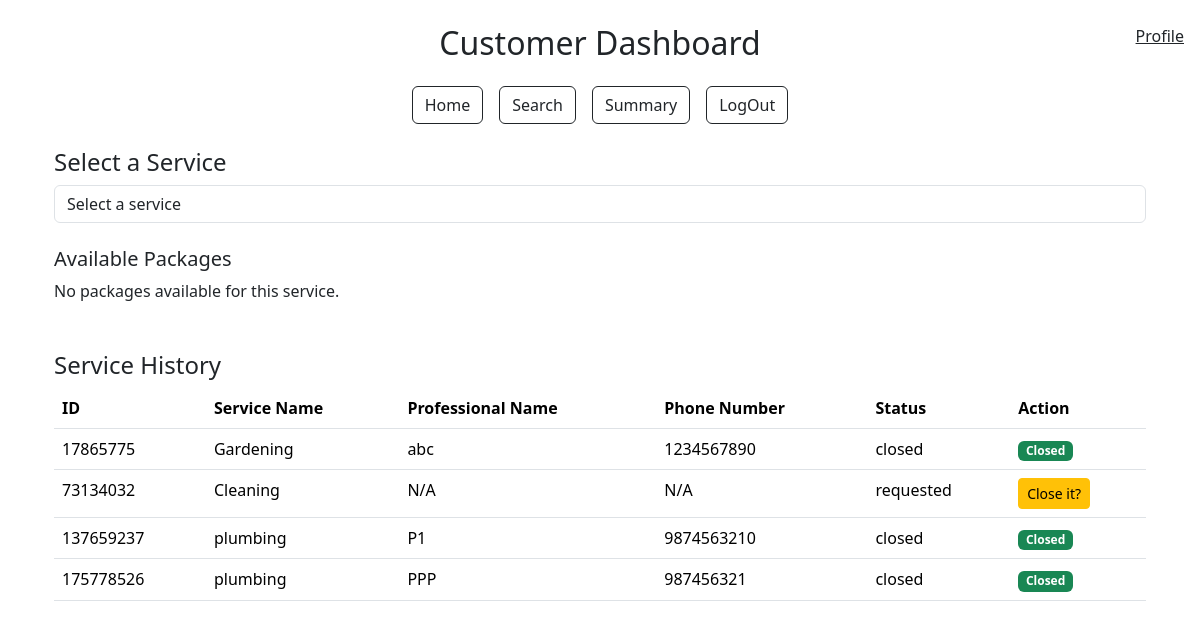
/customer_dashboard (signed in), run on the app's committed database.
### models.py (models this page shows)
class User(db.Model):
    __tablename__ = "user"
    id = db.Column(db.Integer, primary_key=True)
    username = db.Column(db.String(80), unique=True, nullable=False)
    passhash = db.Column(db.String(80), nullable=False)
    name = db.Column(db.String(80), nullable=False)
    role = db.Column(db.String(20), nullable=False)
    is_blocked = db.Column(db.Boolean, default=False, nullable=False)
    is_admin = db.Column(db.Boolean, default=False, nullable=False)
    professional = db.relationship('Professional', backref='user', lazy=True)
    customer = db.relationship('Customer', backref='user', lazy=True)

class ServiceRequest(db.Model):
    __tablename__ = 'service_request'
    id = db.Column(db.Integer, primary_key=True)
    customer_id = db.Column(db.Integer, db.ForeignKey('customer.id'), nullable=False)  # Reference to Customer
    professional_id = db.Column(db.Integer, db.ForeignKey('professional.id'), nullable=True)  # Reference to Professional
    service_id = db.Column(db.Integer, db.ForeignKey('service.id'), nullable=False)
    date_of_request = db.Column(db.DateTime, default=datetime.utcnow, nullable=False)
    date_of_completion = db.Column(db.DateTime, nullable=True)
    status = db.Column(db.String(20), default='requested', nullable=False)
    rating = db.Column(db.Integer, nullable=True)
    remarks = db.Column(db.Text, nullable=True)
    rejected_by = db.Column(MutableList.as_mutable(JSON), default=[])
    customer = db.relationship('Customer', back_populates='service_requests')
    service = db.relationship('Service', back_populates='service_requests')
    professional = db.relationship('Professional', back_populates='service_requests')
    review = db.relationship('Review', back_populates='service_request', lazy=True)

class Service(db.Model):
    __tablename__ = 'service'
    id = db.Column(db.Integer, primary_key=True)
    service_name = db.Column(db.String(80), unique=False, nullable=False)
    description = db.Column(db.Text, nullable=False)
    price = db.Column(db.Float, nullable=False)
    time_required = db.Column(db.Integer, nullable=False)
    service_requests = db.relationship('ServiceRequest', back_populates='service', lazy=True)

class Professional(db.Model):
    __tablename__ = 'professional'
    id = db.Column(db.Integer, db.ForeignKey('user.id'), primary_key=True)
    date_created = db.Column(db.DateTime, default=datetime.utcnow, nullable=False)
    service_id = db.Column(db.Integer, db.ForeignKey('service.id'), nullable=True)
    contact = db.Column(db.String(10), nullable=False)
    experience = db.Column(db.Float, nullable=False)
    description = db.Column(db.Text, nullable=True)
    service_name = db.Column(db.Text(80),db.ForeignKey('service.service_name'), nullable=False)
    rating = db.Column(db.Float, nullable=True)
    address = db.Column(db.Text, nullable=False)
    pincode = db.Column(db.String(6), nullable=False)
    available = db.Column(db.Boolean, default=True, nullable=False)
    document = db.Column(db.String(200))
    verified = db.Column(db.Boolean, default=False, nullable=False)
    service_requests = db.relationship('ServiceRequest', back_populates='professional', lazy=True)

### app.py (the view)
@app.route('/customer_dashboard')
def customer_dashboard():
    user_id = session['user_id']
    if not user_id:
        flash('You must be logged in to view the dashboard.', 'danger')
        return redirect(url_for('login'))
    customer = Customer.query.get(user_id)
    services =  db.session.query(Service.service_name).distinct().all()
    user = User.query.get(user_id)
    service_requests = ServiceRequest.query.filter_by(customer_id=user_id).all()
    return render_template('customer_dashboard.html',service_requests=service_requests,user=user, customer=customer, services=services)

### templates/customer_dashboard.html (shortened to what this page needs)
{% extends "layout.html" %} {% block title %}Customer Dashboard{% endblock %} {%
block content %}
<div class="container mt-4">
  {% if customer.user.is_blocked %}
  <div class="alert alert-danger" role="alert">
    Your account is blocked. Please contact the admin.
  </div>
  {% else %}
  <span class="navbar-text position-fixed top-0 end-0 m-3">
    <a href="{{ url_for('profile')}}">Profile</a>
  </span>
  <div class="my-4">
    <h4>Select a Service</h4>
    <form method="POST" action="{{ url_for('select_service') }}">
      <div class="form-group">
        <select
          class="form-control"
          name="service_name"
          onchange="this.form.submit()"
          required
        >
          <option value="" disabled selected>Select a service</option>
        </select>
      </div>
    </form>
    <div id="packageDisplay" class="mt-4">
      <h5>Available Packages</h5>
      <div id="packageList">
        {% if packages %} {% for pkg in packages %}
        <div class="card mb-3">
          <div class="card-body">
            <h5 class="card-title">{{ pkg.service_name }}</h5>
            <p class="card-text">{{ pkg.description }}</p>
            <p><strong>Price:</strong> {{ pkg.price }}</p>
            <form
              method="POST"
              action="{{ url_for('book_service', package_id=pkg.id) }}"
            >
              <button type="submit" class="btn btn-primary">Book</button>
            </form>
          </div>
        </div>
        {% endfor %} {% else %}
        <p>No packages available for this service.</p>
        {% endif %}
      </div>
    </div>
  </div>
  <div class="mt-5">
    <h4>Service History</h4>
    <div class="table-responsive">
      <table class="table">
        <thead>
          <tr>
            <th>ID</th>
            <th>Service Name</th>
            <th>Professional Name</th>
            <th>Phone Number</th>
            <th>Status</th>
            <th>Action</th>
          </tr>
        </thead>
        <tbody>
          {% for service_request in service_requests %}
          <tr>
            <td>{{ service_request.id }}</td>
            <td>{{ service_request.service.service_name }}</td>
            <td>
              {{ service_request.professional.user.name if
              service_request.professional else 'N/A' }}
            </td>
            <td>
              {{ service_request.professional.contact if
              service_request.professional else 'N/A' }}
            </td>
            <td>{{ service_request.status }}</td>
            <td>
              {% if service_request.status == 'closed' %}
              <span class="badge text-bg-success">Closed</span>
              {% else %}
              <button
                type="button"
                class="btn btn-warning btn-sm"
                data-toggle="modal"
                data-target="#viewModal"
                onclick="showModal('{{ service_request.id }}', '{{ service_request.date_of_request }}', '{{ service_request.status }}', '{{ service_request.remarks }}', '{{ service_request.rating }}')"
              >
                Close it?
              </button>
              {% endif %}
            </td>
          </tr>
          {% endfor %}
        </tbody>
      </table>
    </div>
  </div>
  {% endif %}
</div>
{% endblock %}

### templates/layout.html (shortened to what this page needs)
<!DOCTYPE html>
<html lang="en">
  <head>
    <link
      href="https://cdn.jsdelivr.net/npm/bootstrap@5.3.3/dist/css/bootstrap.min.css"
      rel="stylesheet"
    />
  </head>
  <body data-bs-theme="light">
    <div class="container mt-4">
      {% if not (request.endpoint == 'professional_dashboard' and
      professional.verified == false) %} {% if request.endpoint not in ['login',
      'register','profile'] and not user.is_blocked%}
      <div class="text-center my-4">
        <h2 class="text-capitalize">
          {{ session.get('user_role') }} Dashboard
        </h2>
      </div>
      <div class="d-flex justify-content-center mb-4">
        <div class="d-flex flex-row gap-3">
          {% with dashboard_url = session['user_role'] + '_dashboard' %}
          <a href="{{ url_for(dashboard_url) }}" class="btn btn-outline-dark"
            >Home</a
          >
          {% endwith %}
          <a href="{{ url_for('search') }}" class="btn btn-outline-dark"
            >Search</a
          >
          <a href="{{ url_for('summary') }}" class="btn btn-outline-dark"
            >Summary</a
          >
          <a href="{{ url_for('logout') }}" class="btn btn-outline-dark"
            >LogOut</a
          >
        </div>
      </div>
      {% endif %} {% endif %}
      {% block content %} {% endblock %}
    </div>
  </body>
</html>

### data on the page
User: get "Customer"
ServiceRequest: id "17865775", service.service_name "Gardening", professional.user "abc", professional "1234567890", status "closed", shows "Closed"
ServiceRequest: id "73134032", service.service_name "Cleaning", professional.user "N/A", professional "N/A", status "requested"
ServiceRequest: id "137659237", service.service_name "plumbing", professional.user "P1", professional "9874563210", status "closed", shows "Closed"
ServiceRequest: id "175778526", service.service_name "plumbing", professional.user "PPP", professional "987456321", status "closed", shows "Closed"
